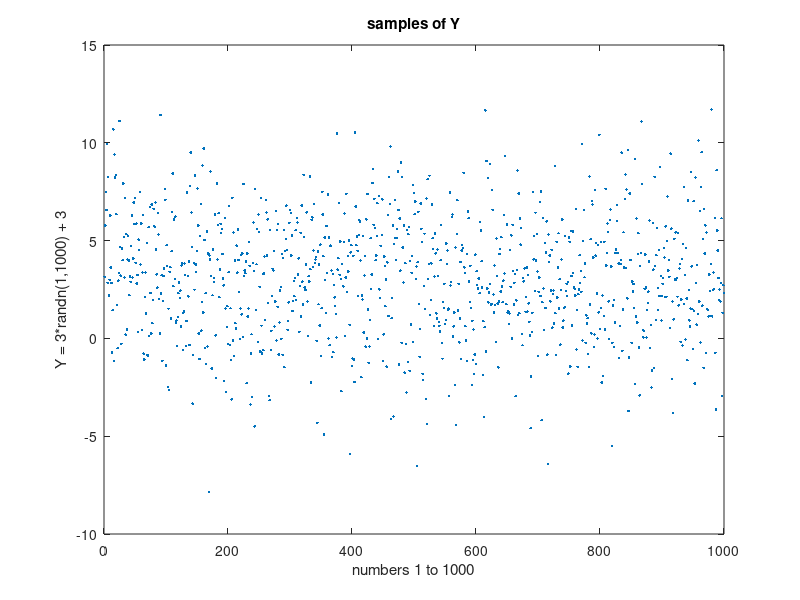

Recreate this plot in MATLAB. (Note: this script raises an error after producing the figure.)
m = 3;
x = 1:1000;
v = 9;
X = randn(1,1000);
Y = 3*X + 3;
pdfY = (1/(sqrt(2*pi)*sqrt(v))) * exp((-1/(2*v))*((Y - m).^2));
plot(Y, '.')
title('samples of Y')
xlabel('numbers 1 to 1000')
ylabel('Y = 3*randn(1,1000) + 3')
[m2, v2] = meanvar(Y)
